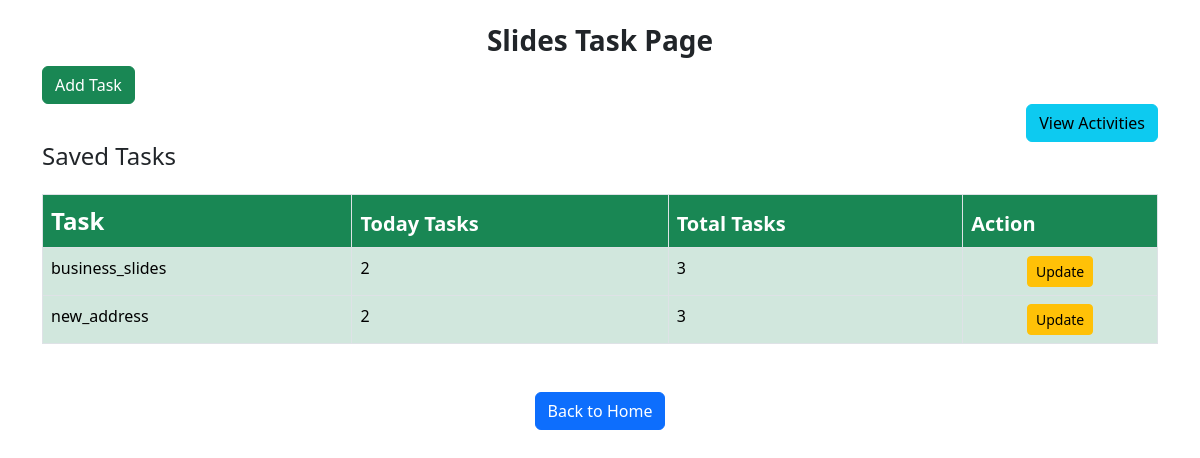
The app's page /slides_form/ with its own data.
### card_app/models.py (models this page shows, shortened)
class SlidesTable(models.Model):
    slides_choices = [
        ('business_slides', 'No. of slides prepared for Business team'),
        ('new_address', 'No. of new addresses collected'),
    ]
    slides_tasks = models.CharField(max_length=200, choices=slides_choices)
    today_tasks = models.IntegerField(default=0)
    total_tasks = models.IntegerField(default=0)
    timestamp = models.DateTimeField(auto_now_add=True)

### card_app/views.py (the view, shortened to what this page needs)
# urls.py: path('slides_form/', views.slides_form, name='slides_form'),
def slides_form(request):
    tasks = SlidesTable.objects.all()
    return render(request, "card_app/slides_form.html", {"tasks": tasks, "form": SlidesForm()})

### card_app/templates/card_app/slides_form.html (shortened to what this page needs)
<!DOCTYPE html>
<html lang="en">
<head>
    <link href="https://cdn.jsdelivr.net/npm/bootstrap@5.3.3/dist/css/bootstrap.min.css" rel="stylesheet">
</head>
<body>
    <div class="container mt-4">
        <h3 class="text-center fw-bold">Slides Task Page</h3>
        <button class="btn btn-success" data-bs-toggle="modal" data-bs-target="#taskModal">Add Task</button>
        <div class="d-flex justify-content-end">
            <a href="/slides_activities/" class="btn btn-info" data-bs-toggle="tooltip" data-bs-placement="top"
                title="View all recent activities">View Activities</a>
        </div>
        <h4>Saved Tasks</h4>
        <table class="table table-bordered mt-4">
            <thead>
                <tr>
                    <th class="bg-success fw-semibold text-white fs-4">Task</th>
                    <th class="bg-success fw-semibold text-white fs-5">Today Tasks</th>
                    <th class="bg-success fw-semibold text-white fs-5">Total Tasks</th>
                    <th class="bg-success fw-semibold text-white fs-5">Action</th>
                </tr>
            </thead>
            <tbody id="taskTableBody">
                {% for task in tasks %}
                <tr>
                    <td class="bg-success-subtle">{{ task.slides_tasks }}</td>
                    <td class="bg-success-subtle">{{ task.today_tasks }}</td>
                    <td class="bg-success-subtle">{{ task.total_tasks }}</td>
                    <td class="bg-success-subtle text-center">
                        <a href="{% url 'card_app:update_task' task.id 'slides' %}" class="btn btn-warning btn-sm">Update</a>
                    </td>
                </tr>
                {% endfor %}
            </tbody>
        </table>
        <div class="text-center mt-5">
            <a href="{% url 'card_app:index' %}" class="btn btn-primary">Back to Home</a>
        </div>
    </div>
</body>
</html>

### records on screen
SlidesTable: slides_tasks "business_slides", today_tasks "2", total_tasks "3"
SlidesTable: slides_tasks "new_address", today_tasks "2", total_tasks "3"
